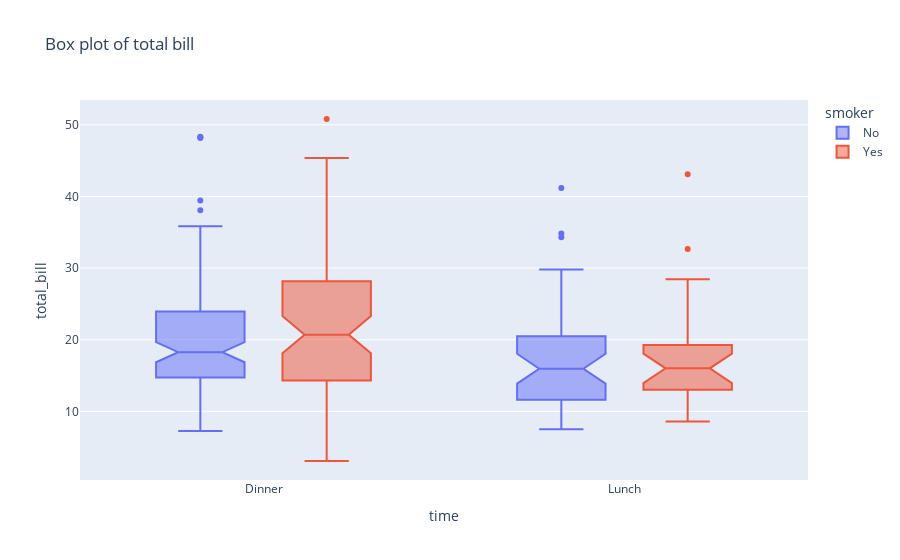

Notebook code cell kept with this figure:
### Markdown cell above
### Styled box plot

### Code cell
fig = px.box(tips, x="time", y="total_bill", color="smoker",
             notched=True, # used notched shape
             title="Box plot of total bill"
            )
fig.show()

### Figure 1 — Plotly figure (JSON) as saved in the notebook; plotly's stock layout.template omitted (floating-point values rounded to 4 significant figures; data arrays with more than 128 entries replaced by an {"elided": "..."} marker saying what was removed)
{"data": [{"alignmentgroup": "True", "hovertemplate": "smoker=No<br>time=%{x}<br>total_bill=%{y}<extra></extra>", "legendgroup": "No", "marker": {"color": "#636efa"}, "name": "No", "notched": true, "offsetgroup": "No", "orientation": "v", "showlegend": true, "type": "box", "x": {"elided": "151 str values"}, "x0": " ", "xaxis": "x", "y": {"elided": "151 float values"}, "y0": " ", "yaxis": "y"}, {"alignmentgroup": "True", "hovertemplate": "smoker=Yes<br>time=%{x}<br>total_bill=%{y}<extra></extra>", "legendgroup": "Yes", "marker": {"color": "#EF553B"}, "name": "Yes", "notched": true, "offsetgroup": "Yes", "orientation": "v", "showlegend": true, "type": "box", "x": ["Dinner", "Dinner", "Dinner", "Dinner", "Dinner", "Dinner", "Dinner", "Dinner", "Dinner", "Dinner", "Dinner", "Lunch", "Lunch", "Dinner", "Dinner", "Dinner", "Dinner", "Dinner", "Dinner", "Dinner", "Dinner", "Dinner", "Dinner", "Dinner", "Dinner", "Dinner", "Dinner", "Dinner", "Lunch", "Dinner", "Dinner", "Dinner", "Dinner", "Dinner", "Dinner", "Dinner", "Dinner", "Dinner", "Dinner", "Dinner", "Dinner", "Dinner", "Dinner", "Dinner", "Dinner", "Dinner", "Dinner", "Dinner", "Dinner", "Dinner", "Dinner", "Dinner", "Lunch", "Lunch", "Lunch", "Lunch", "Lunch", "Lunch", "Lunch", "Lunch", "Lunch", "Lunch", "Lunch", "Lunch", "Lunch", "Lunch", "Dinner", "Dinner", "Dinner", "Dinner", "Dinner", "Dinner", "Dinner", "Dinner", "Dinner", "Dinner", "Dinner", "Dinner", "Dinner", "Lunch", "Lunch", "Lunch", "Lunch", "Lunch", "Lunch", "Dinner", "Dinner", "Dinner", "Dinner", "Dinner", "Dinner", "Dinner", "Dinner"], "x0": " ", "xaxis": "x", "y": [38.01, 11.24, 20.29, 13.81, 11.02, 18.29, 3.07, 15.01, 26.86, 25.28, 17.92, 19.44, 32.68, 28.97, 5.75, 16.32, 40.17, 27.28, 12.03, 21.01, 11.35, 15.38, 44.3, 22.42, 15.36, 20.49, 25.21, 14.31, 16.0, 17.51, 10.59, 10.63, 50.81, 15.81, 7.25, 31.85, 16.82, 32.9, 17.89, 14.48, 9.6, 34.63, 34.65, 23.33, 45.35, 23.17, 40.55, 20.9, 30.46, 18.15, 23.1, 15.69, 19.81, 28.44, 15.48, 16.58, 10.34, 43.11, 13.0, 13.51, 18.71, 12.74, 13.0, 16.4, 20.53, 16.47, 26.59, 38.73, 24.27, 12.76, 30.06, 25.89, 13.27, 28.17, 12.9, 28.15, 11.59, 7.74, 30.14, 12.16, 13.42, 8.58, 13.42, 16.27, 10.09, 22.12, 24.01, 15.69, 15.53, 12.6, 32.83, 27.18, 22.67], "y0": " ", "yaxis": "y"}], "layout": {"boxmode": "group", "legend": {"title": {"text": "smoker"}, "tracegroupgap": 0}, "title": {"text": "Box plot of total bill"}, "xaxis": {"anchor": "y", "domain": [0.0, 1.0], "title": {"text": "time"}}, "yaxis": {"anchor": "x", "domain": [0.0, 1.0], "title": {"text": "total_bill"}}}}
